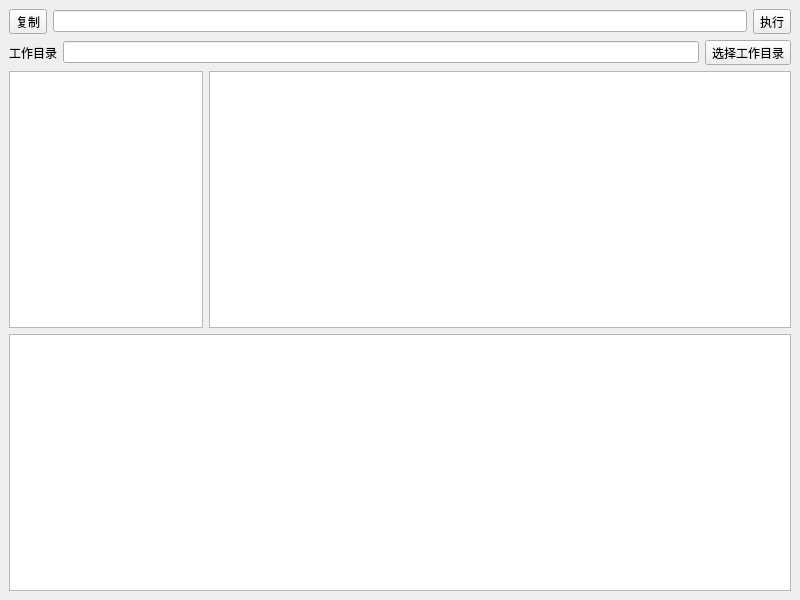
<?xml version="1.0" encoding="UTF-8"?>
<ui version="4.0">
 <class>MainWindow</class>
 <widget class="QMainWindow" name="MainWindow">
  <property name="geometry">
   <rect>
    <x>0</x>
    <y>0</y>
    <width>800</width>
    <height>600</height>
   </rect>
  </property>
  <property name="windowTitle">
   <string>命令行快捷方式</string>
  </property>
  <widget class="QWidget" name="centralwidget">
   <layout class="QVBoxLayout" name="verticalLayout">
    <item>
     <layout class="QHBoxLayout" name="horizontalLayout">
      <item>
       <widget class="QToolButton" name="w_copy">
        <property name="toolTip">
         <string>复制(Ctrl+Shift+C)</string>
        </property>
        <property name="text">
         <string>复制</string>
        </property>
        <property name="icon">
         <iconset theme="QIcon::ThemeIcon::EditCopy"/>
        </property>
        <property name="shortcut">
         <string>Ctrl+Shift+C</string>
        </property>
       </widget>
      </item>
      <item>
       <widget class="QLineEdit" name="w_cmd"/>
      </item>
      <item>
       <widget class="QToolButton" name="w_exec">
        <property name="toolTip">
         <string>执行(Ctrl+Enter)</string>
        </property>
        <property name="text">
         <string>执行</string>
        </property>
        <property name="icon">
         <iconset theme="QIcon::ThemeIcon::MediaPlaybackStart"/>
        </property>
        <property name="shortcut">
         <string>Ctrl+Return</string>
        </property>
       </widget>
      </item>
     </layout>
    </item>
    <item>
     <layout class="QHBoxLayout" name="horizontalLayout_3">
      <item>
       <widget class="QLabel" name="label">
        <property name="text">
         <string>工作目录</string>
        </property>
       </widget>
      </item>
      <item>
       <widget class="QLineEdit" name="w_workdir"/>
      </item>
      <item>
       <widget class="QToolButton" name="w_selectworkdir">
        <property name="toolTip">
         <string>选择工作目录</string>
        </property>
        <property name="text">
         <string>选择工作目录</string>
        </property>
        <property name="icon">
         <iconset theme="QIcon::ThemeIcon::FolderOpen"/>
        </property>
       </widget>
      </item>
     </layout>
    </item>
    <item>
     <layout class="QHBoxLayout" name="horizontalLayout_2" stretch="1,3">
      <item>
       <widget class="QListView" name="w_cmdlist">
        <property name="baseSize">
         <size>
          <width>0</width>
          <height>0</height>
         </size>
        </property>
        <property name="editTriggers">
         <set>QAbstractItemView::EditTrigger::NoEditTriggers</set>
        </property>
        <property name="defaultDropAction">
         <enum>Qt::DropAction::IgnoreAction</enum>
        </property>
       </widget>
      </item>
      <item>
       <widget class="QTableView" name="w_arglist">
        <property name="sizePolicy">
         <sizepolicy hsizetype="Expanding" vsizetype="Expanding">
          <horstretch>0</horstretch>
          <verstretch>0</verstretch>
         </sizepolicy>
        </property>
        <property name="baseSize">
         <size>
          <width>0</width>
          <height>0</height>
         </size>
        </property>
        <property name="editTriggers">
         <set>QAbstractItemView::EditTrigger::NoEditTriggers</set>
        </property>
        <attribute name="horizontalHeaderVisible">
         <bool>false</bool>
        </attribute>
        <attribute name="verticalHeaderVisible">
         <bool>false</bool>
        </attribute>
       </widget>
      </item>
     </layout>
    </item>
    <item>
     <widget class="QPlainTextEdit" name="w_out"/>
    </item>
   </layout>
  </widget>
 </widget>
 <tabstops>
  <tabstop>w_copy</tabstop>
  <tabstop>w_cmd</tabstop>
  <tabstop>w_exec</tabstop>
  <tabstop>w_workdir</tabstop>
  <tabstop>w_selectworkdir</tabstop>
  <tabstop>w_cmdlist</tabstop>
  <tabstop>w_arglist</tabstop>
 </tabstops>
 <resources/>
 <connections/>
 <slots>
  <slot>on_w_selectworkdir_clicked()</slot>
 </slots>
</ui>
